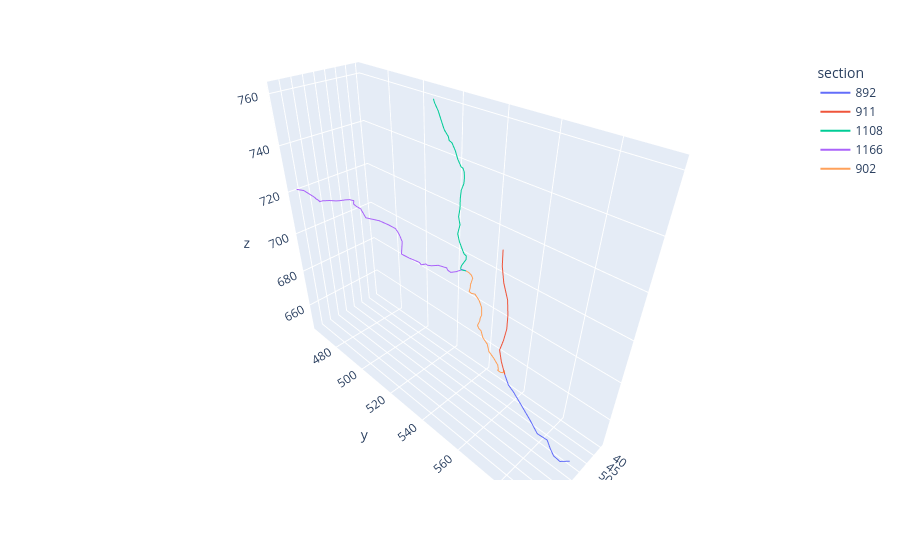

The code cell stored with this chart in its notebook:
### Markdown cell above
Increase complexity by extracting sections from the real tree\
Greater complexity = larger sections & more branches

### Code cell
swc = swcs[0]
swc_list = load.swc(swc)

complexity = 0.9
data_generator = neuron_data.DataGenerator()

# Determine subtree extraction mode
# possible modes: "no_branch", "one_branch", "any_branch"
subtree_mode = data_generator._complexity_to_mode(complexity)
print(f"Using subtree extraction mode: {subtree_mode}")
# Determine target path length based on complexity and mode
target_path_len = 50.0 + {"no_branch": 100.0,
                            "one_branch": 500.0,
                            "any_branch": 5000.0}[subtree_mode] * complexity
print(f"Using target path length: {target_path_len}")

subtrees = data_generator.get_subtrees(swc_list, target_path_len, num_subtrees=1, mode=subtree_mode)
subtree = subtrees[0]
sections, sections_graph = load.parse_swc(subtree)
plot_sections(sections)

### Figure 1 — Plotly figure (JSON) as saved in the notebook; plotly's stock layout.template omitted (floating-point values rounded to 4 significant figures)
{"data": [{"hovertemplate": "section=892<br>x=%{x}<br>y=%{y}<br>z=%{z}<extra></extra>", "legendgroup": "892", "line": {"color": "#636efa", "dash": "solid"}, "marker": {"symbol": "circle"}, "mode": "lines", "name": "892", "scene": "scene", "showlegend": true, "type": "scatter3d", "x": [56.0, 58.8, 59.4, 59.2, 57.6, 59.74, 59.55, 59.72, 60.08, 61.2, 62.75], "y": [594.2, 591.7, 589.1, 587.2, 584.5, 581.2, 577.0, 572.9, 568.9, 567.0, 566.0], "z": [648.4, 648.6, 650.0, 652.2, 653.2, 655.9, 660.2, 664.5, 669.0, 672.4, 678.3]}, {"hovertemplate": "section=911<br>x=%{x}<br>y=%{y}<br>z=%{z}<extra></extra>", "legendgroup": "911", "line": {"color": "#EF553B", "dash": "solid"}, "marker": {"symbol": "circle"}, "mode": "lines", "name": "911", "scene": "scene", "showlegend": true, "type": "scatter3d", "x": [64.8, 64.8, 64.8, 64.8, 64.8, 64.8, 64.66, 64.21, 63.39, 62.75], "y": [562.1, 562.3, 563.5, 565.5, 566.2, 566.3, 565.4, 563.8, 564.5, 566.0], "z": [731.1, 725.1, 719.2, 713.6, 707.6, 701.7, 695.7, 690.0, 684.1, 678.3]}, {"hovertemplate": "section=1108<br>x=%{x}<br>y=%{y}<br>z=%{z}<extra></extra>", "legendgroup": "1108", "line": {"color": "#00cc96", "dash": "solid"}, "marker": {"symbol": "circle"}, "mode": "lines", "name": "1108", "scene": "scene", "showlegend": true, "type": "scatter3d", "x": [43.2, 43.2, 43.2, 43.2, 43.2, 43.2, 43.2, 43.0, 41.6, 41.4, 40.2, 39.6, 39.6, 39.6, 39.6, 39.6, 39.6, 39.6, 39.6, 39.6, 41.4, 41.4, 43.2, 43.2, 43.2, 43.2, 43.2, 43.2, 43.8, 45.6, 46.2, 46.6, 46.8, 46.8, 46.6, 46.2, 45.0], "y": [510.2, 510.7, 512.5, 515.3, 515.8, 516.7, 517.6, 517.9, 518.0, 519.5, 519.7, 520.9, 521.8, 522.5, 522.7, 522.7, 522.5, 521.3, 520.9, 520.9, 521.9, 522.8, 523.3, 524.3, 525.8, 526.2, 527.0, 528.2, 528.7, 528.7, 528.7, 528.7, 528.7, 528.8, 528.9, 529.1, 530.0], "z": [760.7, 759.4, 757.0, 751.4, 750.7, 749.8, 749.0, 747.5, 746.2, 743.6, 740.0, 737.2, 737.0, 735.8, 734.2, 732.4, 730.8, 727.8, 724.0, 719.8, 717.2, 713.9, 710.8, 707.6, 705.0, 704.2, 703.1, 702.6, 701.4, 700.2, 699.8, 699.4, 698.8, 698.3, 697.9, 697.6, 697.1]}, {"hovertemplate": "section=1166<br>x=%{x}<br>y=%{y}<br>z=%{z}<extra></extra>", "legendgroup": "1166", "line": {"color": "#ab63fa", "dash": "solid"}, "marker": {"symbol": "circle"}, "mode": "lines", "name": "1166", "scene": "scene", "showlegend": true, "type": "scatter3d", "x": [77.93, 77.41, 77.89, 77.44, 77.76, 78.06, 78.33, 78.48, 78.93, 77.72, 77.24, 77.49, 76.76, 77.05, 77.4, 77.51, 77.85, 77.34, 78.19, 77.47, 76.29, 75.59, 70.96, 67.46, 64.92, 63.12, 61.96, 63.05, 59.66, 56.62, 55.92, 55.73, 53.77, 53.94, 52.59, 51.05, 49.54, 50.41, 50.55, 48.61, 45.65, 45.0], "y": [465.4, 470.1, 474.1, 478.3, 478.9, 481.5, 482.2, 482.6, 483.6, 484.0, 484.9, 488.5, 492.2, 495.3, 498.6, 502.3, 503.3, 504.4, 505.3, 505.9, 506.6, 508.2, 509.9, 510.8, 511.6, 511.3, 511.5, 512.0, 512.8, 514.0, 514.5, 515.1, 515.9, 517.0, 517.8, 520.3, 523.6, 525.0, 526.8, 527.9, 528.6, 530.0], "z": [722.0, 723.0, 723.4, 722.7, 722.8, 723.0, 723.2, 723.5, 723.5, 723.6, 723.8, 725.3, 726.2, 727.6, 729.2, 730.7, 731.1, 731.0, 730.3, 729.3, 728.2, 724.9, 722.5, 719.7, 717.3, 714.0, 710.2, 705.2, 702.0, 699.6, 699.0, 698.1, 697.9, 697.9, 697.4, 698.0, 697.7, 697.7, 697.6, 697.5, 697.4, 697.1]}, {"hovertemplate": "section=902<br>x=%{x}<br>y=%{y}<br>z=%{z}<extra></extra>", "legendgroup": "902", "line": {"color": "#FFA15A", "dash": "solid"}, "marker": {"symbol": "circle"}, "mode": "lines", "name": "902", "scene": "scene", "showlegend": true, "type": "scatter3d", "x": [62.75, 60.2, 59.4, 59.4, 59.4, 59.2, 58.2, 55.8, 54.0, 53.4, 52.2, 52.2, 50.6, 50.4, 50.4, 49.2, 48.4, 47.4, 46.8, 46.8, 46.8, 48.0, 48.6, 47.4, 46.8, 46.2, 45.0, 45.0, 45.0, 45.0], "y": [566.0, 563.9, 563.1, 562.8, 561.7, 560.2, 559.7, 557.5, 553.9, 550.9, 548.9, 546.5, 544.0, 542.6, 541.9, 541.9, 541.5, 541.3, 540.5, 539.0, 536.7, 535.9, 535.2, 534.6, 534.2, 534.1, 533.6, 532.9, 531.7, 530.0], "z": [678.3, 676.6, 675.8, 674.3, 673.6, 673.4, 673.0, 671.8, 671.8, 672.8, 674.6, 676.4, 677.6, 677.9, 679.0, 680.4, 681.6, 682.2, 685.4, 688.2, 690.0, 690.6, 691.5, 692.4, 693.5, 694.4, 695.4, 696.4, 697.0, 697.1]}], "layout": {"legend": {"title": {"text": "section"}, "tracegroupgap": 0}, "margin": {"t": 60}, "scene": {"aspectmode": "data", "domain": {"x": [0, 1], "y": [0, 1]}, "xaxis": {"title": {"text": "x"}}, "yaxis": {"title": {"text": "y"}}, "zaxis": {"title": {"text": "z"}}}}}
